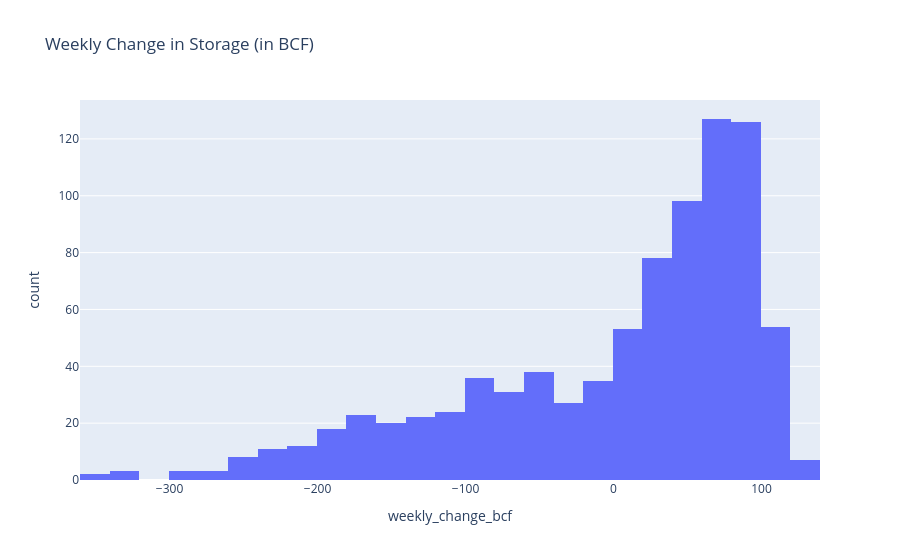

Notebook code for this chart:
### Code cell
# weekly injection distribution

fig4=px.histogram(storage, x='weekly_change_bcf', title='Weekly Change in Storage (in BCF)')

fig4.show()

storage["weekly_change_bcf"].describe()


#heavily left skewed, with most weeks showing injections of 60-80 BCF with a few weeks of larger drawdowns

### Figure 1 — Plotly figure (JSON) as saved in the notebook; plotly's stock layout.template omitted (floating-point values rounded to 4 significant figures; data arrays with more than 128 entries replaced by an {"elided": "..."} marker saying what was removed)
{"data": [{"bingroup": "x", "hovertemplate": "weekly_change_bcf=%{x}<br>count=%{y}<extra></extra>", "legendgroup": "", "marker": {"color": "#636efa", "pattern": {"shape": ""}}, "name": "", "orientation": "v", "showlegend": false, "type": "histogram", "x": {"elided": "859 float values"}, "xaxis": "x", "yaxis": "y"}], "layout": {"barmode": "relative", "legend": {"tracegroupgap": 0}, "title": {"text": "Weekly Change in Storage (in BCF)"}, "xaxis": {"anchor": "y", "domain": [0, 1], "title": {"text": "weekly_change_bcf"}}, "yaxis": {"anchor": "x", "domain": [0, 1], "title": {"text": "count"}}}}
